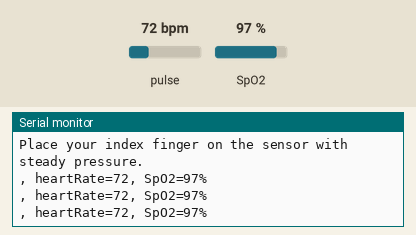
This sketch was run on a simulated Arduino Uno, built with avr-gcc and run on an emulated ATmega328P. Shown: the last lines printed to the serial monitor. Inputs (shaded band) come from the test bench; at power-on: pulse 72 bpm, SpO2 97 %.

Above: at 2.5 s.
2.6 s: pulse set to 42 bpm
At 2.88 s:
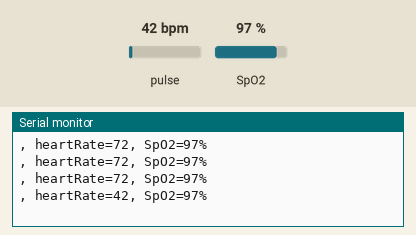
4.1 s: SpO2 set to 80 %
At 4.22 s:
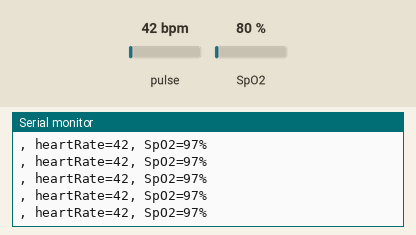
5.6 s: pulse set to 70 bpm
At 5.9 s:
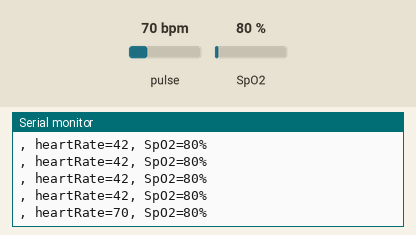
Timing chart, 0 to 8.6 s (numbered marks = the images above; inputs shaded):
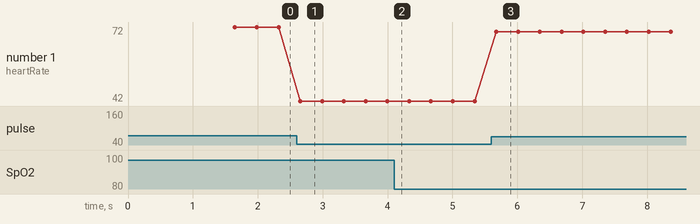

The sketch:

30102combat.ino
```cpp
#include <MAX30105.h>
#include <heartRate.h>
#include <spo2_algorithm.h>
#include <Wire.h>


MAX30105 particleSensor;

// 新增血氧检测变量（严格保持原有变量不变）
#define MAX_BRIGHTNESS 255
uint32_t irBuffer[100];      // 红外数据缓冲区
uint32_t redBuffer[100];     // 红光数据缓冲区
int32_t bufferLength = 100;  // 缓冲区长度
int32_t spo2;                // 血氧值
int8_t validSPO2;            // 血氧有效性标志
int32_t heartRate;           // 心率值（算法计算）
int8_t validHeartRate;       // 心率有效性标志

void setup() {
  Serial.begin(115200);

  Serial.println("Initializing...");

  if (!particleSensor.begin(Wire, I2C_SPEED_FAST))  // 默认使用I2C，400KHZ频率
  {
    Serial.println("MAX30105 was not found. Please check wiring/power. ");
    while (1)
      ;
  }
  Serial.println("Place your index finger on the sensor with steady pressure.");

  particleSensor.setup();                     //使用默认设置配置传感器
  particleSensor.setPulseAmplitudeRed(0x0A);  // 将红色LED拉低，表示传感器正在运行

  // 新增：初始化血氧检测缓冲区
  for (byte i = 0; i < bufferLength; i++) {
    while (particleSensor.available() == false)
      particleSensor.check();

    redBuffer[i] = particleSensor.getRed();
    irBuffer[i] = particleSensor.getIR();
    particleSensor.nextSample();
  }
}

void loop() {
  long irValue = particleSensor.getIR();

  // 新增血氧检测逻辑（不影响原有心率检测）
  // 滑动更新缓冲区
  for (byte i = 25; i < 100; i++) {
    redBuffer[i - 25] = redBuffer[i];
    irBuffer[i - 25] = irBuffer[i];
  }

  // 填充新数据
  for (byte i = 75; i < 100; i++) {
    while (particleSensor.available() == false)
      particleSensor.check();

    redBuffer[i] = particleSensor.getRed();
    irBuffer[i] = particleSensor.getIR();
    particleSensor.nextSample();
  }

  // 计算心率血氧值
  maxim_heart_rate_and_oxygen_saturation(irBuffer, bufferLength, redBuffer, &spo2, &validSPO2, &heartRate, &validHeartRate);

  // 输出结果

  if (irValue < 50000 || validSPO2 == 0 || validHeartRate == 0) {
    Serial.print("heartRate=---, SpO2=---");
  } else {
      Serial.print(", heartRate=");
      Serial.print(heartRate);
      Serial.print(", SpO2=");
      Serial.print(spo2);
      Serial.print("%");
  }

  Serial.println();
}
```

Measured:
- after the input at 2.6 s, the serial monitor: prints a new line after 0.06 s (image 1)
- after the input at 5.6 s, the serial monitor: prints a new line after 0.08 s (image 3)
- plotted number 1: 72 → 42 after the input at 2.6 s, 42 → 70 after the input at 5.6 s
